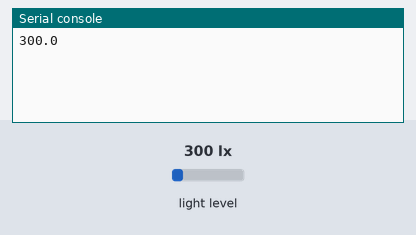
Recording of a program running on a simulated Raspberry Pi Pico running MicroPython. Parts: the last lines printed to the serial console. The test bench sets the inputs (shaded band); at power-on: light level 300 lx. Library files of the repository ran but are not shown: bh1750.py.

Above: at 1.3 s.
1.4 s: light level set to 40 lx
At 2.5 s:
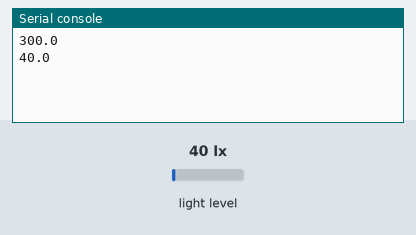
3.0 s: light level set to 500 lx
At 4.9 s:
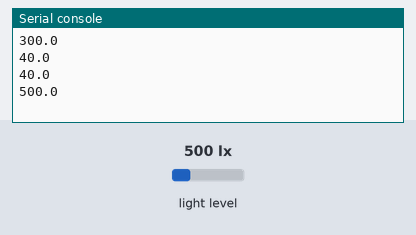
Timing chart, 0 to 6.4 s (numbered marks = the images above; inputs shaded):
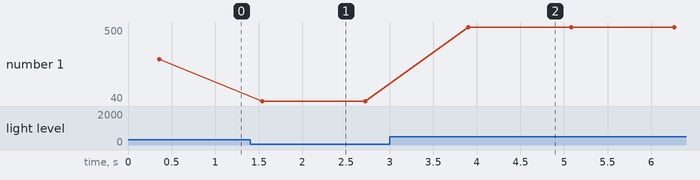

Measured:
- after the input at 1.4 s, the serial console: prints a new line after 0.14 s (image 1)
- after the input at 3.0 s, the serial console: prints a new line after 0.90 s (image 2)
- plotted number 1: 300 → 40 after the input at 1.4 s, 40 → 500 after the input at 3.0 s

The program:

Light.py
```python
from machine import Pin, I2C
from utime import sleep

from bh1750 import BH1750

i2c0_sda = Pin(4)
i2c0_scl = Pin(5)
i2c0 = I2C(0, sda=i2c0_sda, scl=i2c0_scl)

bh1750 = BH1750(0x23, i2c0)

while True:
    print(bh1750.measurement)
    sleep(1)
```
